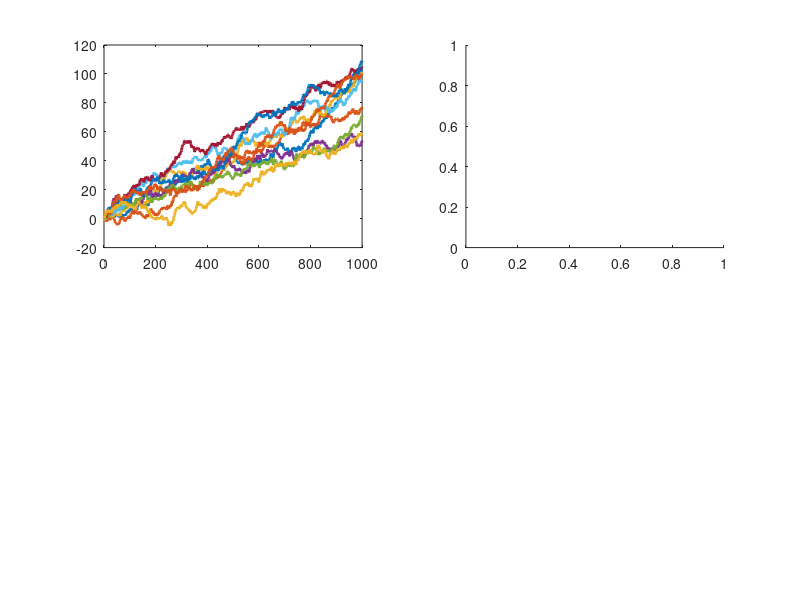

Write the MATLAB code that produced this figure. (Note: this script raises an error after producing the figure.)
% Math Camp HW
% Author: Paul Weifeng Dai

clear;
clc;
close;
%% Parameters

N = 5000;
T = 1000;
y = 0;
p = .3;
q = .2;

rng('default');

%% Q5.2(2)
emat0 = rand([N,T]); 
% +1 with prob p, 0 with prob 1-p-q, -1 with prob q
emat = (emat0<p)*1 + (emat0>=p).*(emat0<1-p-q+p)*0 + (emat0>=1-p-q+p)*(-1);

ymat = zeros([N,T]);
for col = 2:T
    ymat(:,col) = ymat(:,col-1)+emat(:,col);
end


mu = T*(p-q);
sigma2 = T*((p+q)-(p-q)^2);
ymin = min(ymat(:,T));
ymax = max(ymat(:,T));
ygrid = linspace(ymin,ymax,200);
ypdf = normpdf(ygrid,mu,sigma2^.5);

%% Markov Chain

%% Q5.2(1)
state = 200;
trans = zeros(state,state);
for i = 1:state
    for j = 1:state
        trans(i,j) = (j==i+1)* p + (j==i)*(1-p-q) +(j==i-1) *q;
    end
end

trans(1,1) = 1-p;
trans(state,state) = 1-q;

%% Q5.2(2)
pi0 = zeros(state,1);
pi0(1,1)= 1;

piT = trans'^T*pi0;

%% Q5.2(3)


figure(1);
subplot(2,2,1);
for row = 1:10
plot(1:T,ymat(row,:),'LineWidth',2.0);hold on;
end

subplot(2,2,2);
[f,xi] =  ksdensity(ymat(:,T));
plot(xi,f,'r','Linewidth',3.0);hold on;
plot(ygrid,ypdf,'b-','Linewidth',3.0);
legend('kernel density', 'theoretical');

subplot(2,2,3);
plot(1:length(piT),piT,'g-','Linewidth',3.0);xlabel('state')



